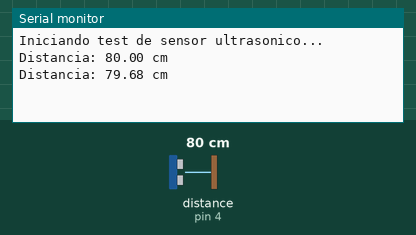
A sketch run on a simulated Arduino Uno, built with avr-gcc and run on an emulated ATmega328P. On the bench: the last lines printed to the serial monitor. Wiring (inferred from the names in the program): ultrasonic range finder: trigger pin 3; echo pin 4. The test bench sets the inputs (shaded band); at power-on: distance to the obstacle (sensor on pin 4) 80 cm. The echo pulse lasts 58.3 µs per cm.

Above: at 2.8 s.
2.9 s: distance to the obstacle (sensor on pin 4) set to 2 cm
At 3.5 s:
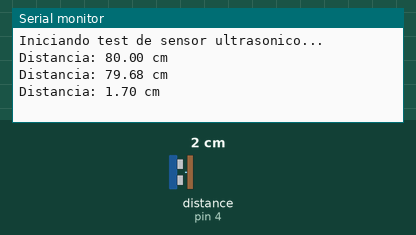
4.4 s: distance to the obstacle (sensor on pin 4) set to 4 cm
At 5.8 s:
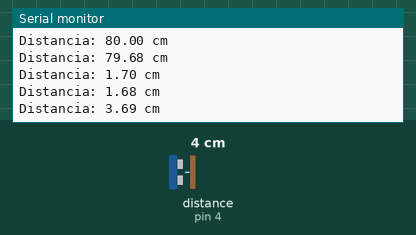
Timing chart, 0 to 7.4 s (numbered marks = the images above; inputs shaded):
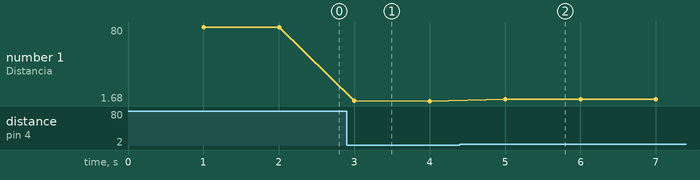

The sketch:

UNIT_RADAR.ino
```cpp
const int pinTrig = 3;
const int pinEcho = 4;

unsigned long tiempoAnterior = 0;
const unsigned long intervaloLectura = 1000; // Leer cada medio segundo

void setup() {
  Serial.begin(9600);
  pinMode(pinTrig, OUTPUT);
  pinMode(pinEcho, INPUT);

  digitalWrite(pinTrig, LOW); // Aseguramos que empieza apagado
  Serial.println("Iniciando test de sensor ultrasonico...");
}

void loop() {
  unsigned long tiempoActual = millis();

  if (tiempoActual - tiempoAnterior >= intervaloLectura) {
    tiempoAnterior = tiempoActual;

    float distancia = medirDistancia();

    // Filtramos lecturas fuera de rango (el HC-SR04 mide bien entre 2 cm y 400 cm)
    if (distancia <= 0 || distancia > 400) {
      Serial.println("Fallo o fuera de rango");
    } else {
      Serial.print("Distancia: ");
      Serial.print(distancia);
      Serial.println(" cm");
    }
  }
}

float medirDistancia() {
  // 1. Limpiamos el pin Trig durante 2 microsegundos
  digitalWrite(pinTrig, LOW);
  delayMicroseconds(2);

  // 2. Enviamos un pulso ultrasónico de 10 microsegundos
  digitalWrite(pinTrig, HIGH);
  delayMicroseconds(10);
  digitalWrite(pinTrig, LOW);

  // 3. Medimos el tiempo que tarda en volver el rebote (timeout de 30ms para no bloquear)
  long duracion = pulseIn(pinEcho, HIGH, 30000);

  // 4. Calculamos la distancia (ida y vuelta, por eso dividimos entre 2)
  float distanciaCm = (duracion * 0.0343) / 2.0;

  return distanciaCm;
}
```

Measured:
- after the input at 2.9 s, the serial monitor: prints a new line after 0.10 s (image 1)
- after the input at 4.4 s, the serial monitor: prints a new line after 0.60 s (image 2)
- plotted number 1: 79.68 → 1.68 after the input at 2.9 s, 1.68 → 3.69 after the input at 4.4 s
